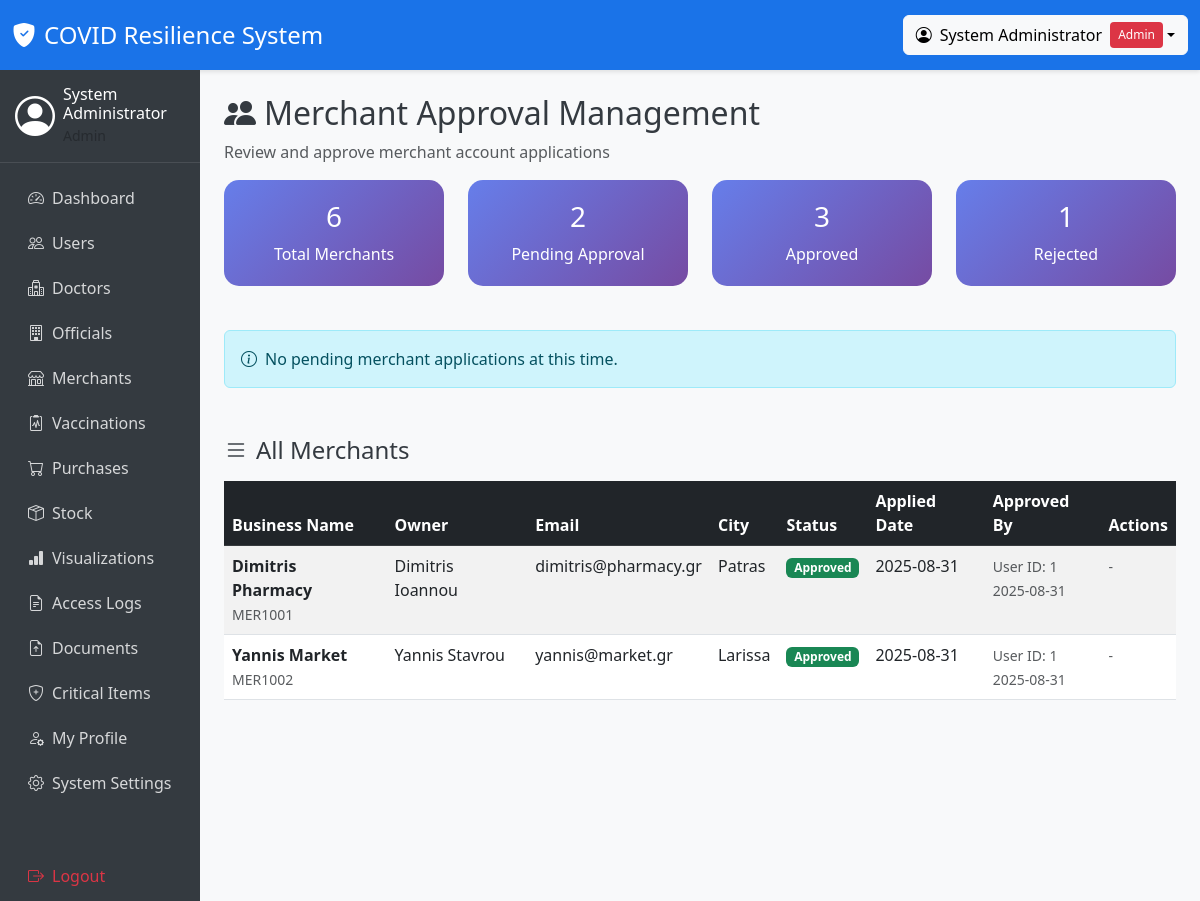
Screenshot of /merchant_approval.php (signed in) with the database file from the repository.
### tables this page shows
CREATE TABLE merchants (
    merchant_id INT AUTO_INCREMENT PRIMARY KEY,
    prs_id VARCHAR(20) UNIQUE NOT NULL,
    merchant_name VARCHAR(100) NOT NULL,
    contact_email VARCHAR(100),
    contact_phone VARCHAR(20),
    city VARCHAR(50),
    business_license VARCHAR(100),
    user_id INT,
    status ENUM('Pending', 'Approved', 'Rejected') DEFAULT 'Pending',
    approved_by INT DEFAULT NULL,
    approved_at TIMESTAMP NULL DEFAULT NULL,
    rejection_reason TEXT DEFAULT NULL,
    created_at TIMESTAMP DEFAULT CURRENT_TIMESTAMP,
    FOREIGN KEY (user_id) REFERENCES users(user_id) ON DELETE SET NULL ON UPDATE CASCADE,
    FOREIGN KEY (approved_by) REFERENCES users(user_id) ON DELETE SET NULL ON UPDATE CASCADE,
    INDEX idx_merchant_name (merchant_name),
    INDEX idx_prs_id (prs_id),
    INDEX idx_city (city),
    INDEX idx_status (status),
    INDEX idx_approved_by (approved_by)
);

CREATE TABLE users (
    user_id INT AUTO_INCREMENT PRIMARY KEY,
    prs_id VARCHAR(20) UNIQUE NOT NULL,
    full_name VARCHAR(100) NOT NULL,
    national_id VARCHAR(20) UNIQUE NOT NULL,
    dob DATE NOT NULL,
    role ENUM('Admin', 'Official', 'Merchant', 'Citizen', 'Doctor') NOT NULL,
    username VARCHAR(50) UNIQUE NOT NULL,
    password VARCHAR(255) NOT NULL,
    email VARCHAR(100),
    city VARCHAR(50),
    created_at TIMESTAMP DEFAULT CURRENT_TIMESTAMP,
    updated_at TIMESTAMP DEFAULT CURRENT_TIMESTAMP ON UPDATE CURRENT_TIMESTAMP,
    INDEX idx_username (username),
    INDEX idx_prs_id (prs_id),
    INDEX idx_role (role),
    INDEX idx_national_id (national_id)
);

### merchant_approval.php (the view, shortened to what the rows shown need)
<?php
require_once 'config.php';
$all_merchants = getAllMerchants();
?>
<!DOCTYPE html>
<html lang="en">
<head>
    <link href="https://cdn.jsdelivr.net/npm/bootstrap@5.3.0/dist/css/bootstrap.min.css" rel="stylesheet">
    <link rel="stylesheet" href="https://cdn.jsdelivr.net/npm/bootstrap-icons@1.10.0/font/bootstrap-icons.css">
</head>
<body>
    <div class="container-fluid">
        <div class="row">
            <div class="col-md-10 p-4">
                <div class="row">
                    <div class="col-12">
                        <h2><i class="bi bi-people-fill me-2"></i>Merchant Approval Management</h2>
                    </div>
                </div>
        <div class="row mt-5">
            <div class="col-12">
                <div class="table-responsive">
                    <table class="table table-striped">
                        <thead class="table-dark">
                            <tr>
                                <th>Business Name</th>
                                <th>Owner</th>
                                <th>Email</th>
                                <th>City</th>
                                <th>Status</th>
                                <th>Applied Date</th>
                                <th>Approved By</th>
                                <th>Actions</th>
                            </tr>
                        </thead>
                        <tbody>
                            <?php foreach ($all_merchants as $merchant): ?>
                            <tr>
                                <td>
                                    <strong><?php echo htmlspecialchars($merchant['merchant_name']); ?></strong><br>
                                    <small class="text-muted"><?php echo htmlspecialchars($merchant['prs_id']); ?></small>
                                </td>
                                <td><?php echo htmlspecialchars($merchant['full_name']); ?></td>
                                <td><?php echo htmlspecialchars($merchant['contact_email']); ?></td>
                                <td><?php echo htmlspecialchars($merchant['city'] ?? 'N/A'); ?></td>
                                <td>
                                    <?php
                                    $status = $merchant['status'];
                                    $badge_class = '';
                                    switch ($status) {
                                        case 'Approved':
                                            $badge_class = 'bg-success';
                                            break;
                                    }
                                    ?>
                                    <span class="badge <?php echo $badge_class; ?>"><?php echo $status; ?></span>
                                </td>
                                <td><?php echo date('Y-m-d', strtotime($merchant['created_at'])); ?></td>
                                <td>
                                    <?php if ($merchant['approved_by']): ?>
                                        <small class="text-muted">
                                            User ID: <?php echo $merchant['approved_by']; ?><br>
                                            <?php echo $merchant['approved_at'] ? date('Y-m-d', strtotime($merchant['approved_at'])) : 'N/A'; ?>
                                        </small>
                                    <?php else: ?>
                                        <span class="text-muted">-</span>
                                    <?php endif; ?>
                                </td>
                                <td>
                                    <?php if ($merchant['status'] === 'Rejected'): ?>
                                        <button type="button" class="btn btn-sm btn-outline-info"
                                                data-bs-toggle="modal"
                                                data-bs-target="#detailsModal<?php echo $merchant['merchant_id']; ?>">
                                            <i class="bi bi-eye me-1"></i>Details
                                        </button>
                                    <?php else: ?>
                                        <small class="text-muted">-</small>
                                    <?php endif; ?>
                                </td>
                            </tr>
                            <?php endforeach; ?>
                        </tbody>
                    </table>
                </div>
            </div>
                </div>
            </div>
        </div>
    </div>
</body>
</html>

### rows the page displays
merchants: merchant_name "Dimitris Pharmacy", prs "MER1001", user.full_name "Dimitris Ioannou", contact_email "dimitris@pharmacy.gr", city "Patras", status "Approved", user.created_at "2025-08-31", approved_by "1", approved_at "2025-08-31"
merchants: merchant_name "Yannis Market", prs "MER1002", user.full_name "Yannis Stavrou", contact_email "yannis@market.gr", city "Larissa", status "Approved", user.created_at "2025-08-31", approved_by "1", approved_at "2025-08-31"

### other values shown
$_SESSION['full_name'] "System Administrator"
$_SESSION['role'] "Admin"
$stats['total'] "6"
$stats['pending'] "2"
$stats['approved'] "3"
$stats['rejected'] "1"
